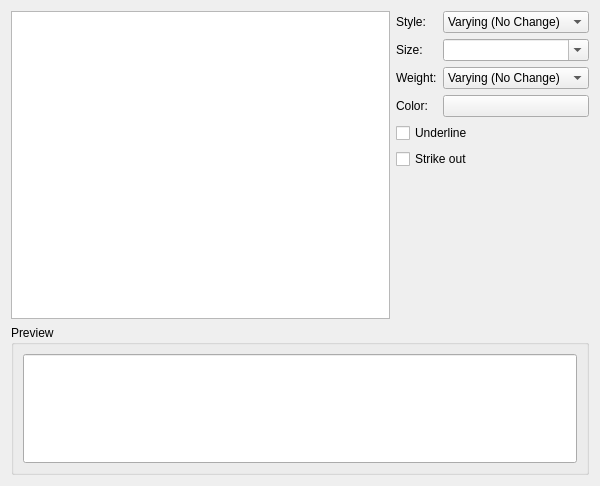
<ui version="4.0" >
 <author>The KSpread Team &lt;koffice-devel@kde.org></author>
 <comment>This file is part of the KDE project
Copyright (C) 2006 The KSpread Team &lt;koffice-devel@kde.org>

This library is free software; you can redistribute it and/or
modify it under the terms of the GNU Library General Public
License as published by the Free Software Foundation; either
version 2 of the License, or (at your option) any later version.

This library is distributed in the hope that it will be useful,
but WITHOUT ANY WARRANTY; without even the implied warranty of
MERCHANTABILITY or FITNESS FOR A PARTICULAR PURPOSE.  See the
GNU Library General Public License for more details.

You should have received a copy of the GNU Library General Public
License along with this library; see the file COPYING.LIB.  If not,
write to the Free Software Foundation, Inc., 51 Franklin Street,
Fifth Floor, Boston, MA 02110-1301, USA.</comment>
 <class>FontWidget</class>
 <widget class="QWidget" name="FontWidget" >
  <property name="geometry" >
   <rect>
    <x>0</x>
    <y>0</y>
    <width>600</width>
    <height>486</height>
   </rect>
  </property>
  <property name="whatsThis" >
   <string>You can select here the font style, size and color, including some additional options like underlined or stroke out text for the current cell text. The lower part of the page gives a preview of the selected text format.
The default font is set for all cells in the Format -> Style Manager menu with the currently used style.</string>
  </property>
  <layout class="QGridLayout" >
   <item row="0" column="1" >
    <layout class="QGridLayout" >
     <item row="0" column="1" >
      <widget class="KComboBox" name="style_combo" >
       <property name="whatsThis" >
        <string>Choose the style for your font for the currently selected cells. When you select several cells with different styles, the displayed style is set to Varying (No Change) and leaving it that way will keep all your current style settings for each cell. Changing to Roman for example will change all the selected cells style text to Roman.</string>
       </property>
       <property name="insertPolicy" >
        <enum>QComboBox::InsertAtBottom</enum>
       </property>
       <item>
        <property name="text" >
         <string>Varying (No Change)</string>
        </property>
       </item>
       <item>
        <property name="text" >
         <string>Roman</string>
        </property>
       </item>
       <item>
        <property name="text" >
         <string>Italic</string>
        </property>
       </item>
      </widget>
     </item>
     <item row="2" column="1" >
      <widget class="KComboBox" name="weight_combo" >
       <property name="whatsThis" >
        <string>Choose the weight for your font for the currently selected cells. When you select several cells with different font weight, the displayed weight is set to Varying (No Change) and leaving it that way will keep all your current weight settings for each cell. Changing to Bold for example will change all the selected cells font weight to Bold.</string>
       </property>
       <property name="insertPolicy" >
        <enum>QComboBox::InsertAtBottom</enum>
       </property>
       <item>
        <property name="text" >
         <string>Varying (No Change)</string>
        </property>
       </item>
       <item>
        <property name="text" >
         <string>Normal</string>
        </property>
       </item>
       <item>
        <property name="text" >
         <string>Bold</string>
        </property>
       </item>
      </widget>
     </item>
     <item row="3" column="0" >
      <widget class="QLabel" name="textLabel4" >
       <property name="text" >
        <string>Color:</string>
       </property>
      </widget>
     </item>
     <item row="4" column="0" colspan="2" >
      <widget class="QCheckBox" name="underline" >
       <property name="whatsThis" >
        <string>If this is checked, the current cell text wil be underlined.</string>
       </property>
       <property name="text" >
        <string>Underline</string>
       </property>
      </widget>
     </item>
     <item row="1" column="0" >
      <widget class="QLabel" name="textLabel2" >
       <property name="text" >
        <string>Size:</string>
       </property>
      </widget>
     </item>
     <item row="2" column="0" >
      <widget class="QLabel" name="textLabel3" >
       <property name="text" >
        <string>Weight:</string>
       </property>
      </widget>
     </item>
     <item row="0" column="0" >
      <widget class="QLabel" name="textLabel1" >
       <property name="text" >
        <string>Style:</string>
       </property>
      </widget>
     </item>
     <item row="3" column="1" >
      <widget class="KColorButton" name="textColorButton" >
       <property name="whatsThis" >
        <string>Choose the color for the current cell text. Clicking on the color bar will bring you the standard KDE Select Color dialog where you will be able to choose the new color.</string>
       </property>
       <property name="text" >
        <string/>
       </property>
      </widget>
     </item>
     <item row="5" column="0" colspan="2" >
      <widget class="QCheckBox" name="strike" >
       <property name="whatsThis" >
        <string>This will strike out the current cell text if this is checked.</string>
       </property>
       <property name="text" >
        <string>Strike out</string>
       </property>
      </widget>
     </item>
     <item row="1" column="1" >
      <widget class="KComboBox" name="size_combo" >
       <property name="whatsThis" >
        <string>Choose the style for your font for the currently selected cells. When you select several cells with different styles, the displayed style is set to Varying (No Change) and leaving it that way will keep all your current style settings for each cell. Changing to Roman for example will change all the selected cells style text to Roman.</string>
       </property>
       <property name="editable" >
        <bool>true</bool>
       </property>
      </widget>
     </item>
    </layout>
   </item>
   <item row="1" column="1" >
    <spacer>
     <property name="orientation" >
      <enum>Qt::Vertical</enum>
     </property>
     <property name="sizeType" >
      <enum>QSizePolicy::Expanding</enum>
     </property>
     <property name="sizeHint" >
      <size>
       <width>20</width>
       <height>41</height>
      </size>
     </property>
    </spacer>
   </item>
   <item rowspan="2" row="0" column="0" >
    <widget class="QListWidget" name="family_combo" >
     <property name="whatsThis" >
      <string>This box lists all your available font families. Click on one family to set it in the current cell.</string>
     </property>
    </widget>
   </item>
   <item row="2" column="0" colspan="2" >
    <widget class="QGroupBox" name="groupBox1" >
     <property name="title" >
      <string>Preview</string>
     </property>
     <layout class="QHBoxLayout" >
      <item>
       <widget class="KLineEdit" name="example_label" >
        <property name="sizePolicy" >
         <sizepolicy vsizetype="MinimumExpanding" hsizetype="Expanding" >
          <horstretch>0</horstretch>
          <verstretch>0</verstretch>
         </sizepolicy>
        </property>
        <property name="whatsThis" >
         <string>You can see a preview of the font you are choosing for the current cell.</string>
        </property>
        <property name="alignment" >
         <set>Qt::AlignHCenter</set>
        </property>
       </widget>
      </item>
     </layout>
    </widget>
   </item>
  </layout>
 </widget>
 <layoutfunction spacing="KDialog::spacingHint" margin="KDialog::marginHint" />
  <customwidgets>
  <customwidget>
   <class>KColorButton</class>
   <extends>QPushButton</extends>
   <header>kcolorbutton.h</header>
  </customwidget>
  <customwidget>
   <class>KComboBox</class>
   <extends>QComboBox</extends>
   <header>kcombobox.h</header>
  </customwidget>
  <customwidget>
   <class>KLineEdit</class>
   <extends>QLineEdit</extends>
   <header>klineedit.h</header>
  </customwidget>
 </customwidgets>
 <tabstops>
  <tabstop>family_combo</tabstop>
  <tabstop>style_combo</tabstop>
  <tabstop>size_combo</tabstop>
  <tabstop>weight_combo</tabstop>
  <tabstop>textColorButton</tabstop>
  <tabstop>underline</tabstop>
  <tabstop>strike</tabstop>
  <tabstop>example_label</tabstop>
 </tabstops>
 <includes>
  <include location="global" >kdialog.h</include>
 </includes>
 <resources/>
 <connections/>
</ui>
